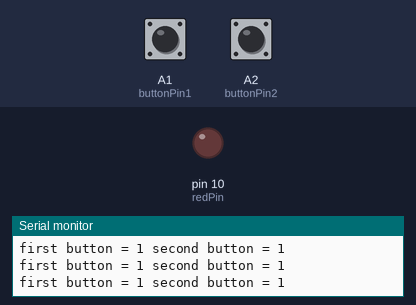
A sketch run on a simulated Arduino Uno, built with avr-gcc and run on an emulated ATmega328P. Shown: output pins drawn as LEDs (lit = HIGH), the last lines printed to the serial monitor. Inputs (shaded band) come from the test bench; at power-on: A1 (buttonPin1) HIGH, A2 (buttonPin2) HIGH.

Above: at 1.2 s.
1.3 s: A1 (buttonPin1) pulled LOW for 1 s
At 2.7 s:
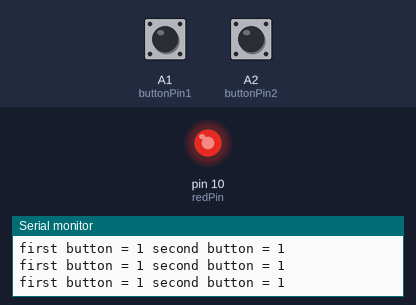
4.3 s: A2 (buttonPin2) pulled LOW for 1 s
At 4.66 s:
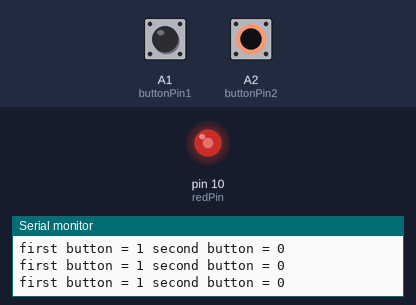
7.3 s: A1 (buttonPin1) pulled LOW for 0.15 s
At 8.6 s:
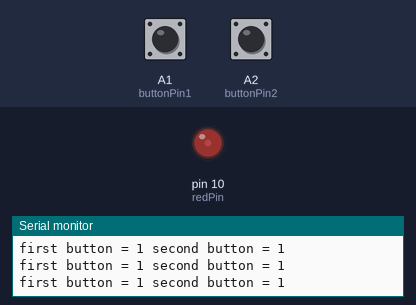
9.0 s: A2 (buttonPin2) pulled LOW for 0.15 s
At 10.2 s:
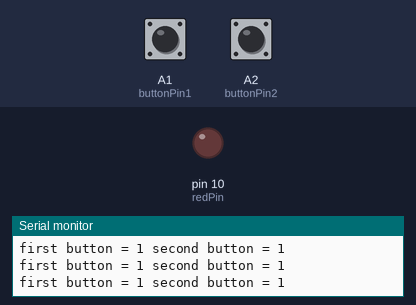
Timing chart, 0 to 11.7 s (numbered marks = the images above; inputs shaded):
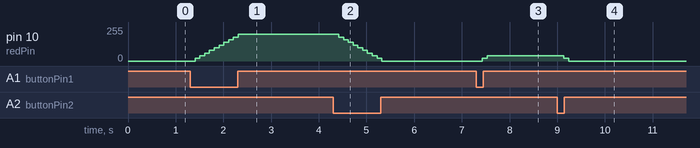

The sketch:

Lesson_07_Dimmable_LED_Control.ino
```cpp
int redPin=10;
int buttonPin1=A1;
int buttonPin2=A2;
int ledBright=0;

void setup() {
  // put your setup code here, to run once:
pinMode(redPin,OUTPUT);
pinMode(buttonPin1,INPUT);
pinMode(buttonPin2,INPUT);
Serial.begin(9600);
}

void loop() {
  // put your main code here, to run repeatedly:
 int button1Val=digitalRead(buttonPin1);
 int button2Val=digitalRead(buttonPin2);
Serial.print("first button = ");
Serial.print(button1Val);
Serial.print(" second button = ");
Serial.println(button2Val);
delay(100);

if(button1Val==0){
  ledBright=ledBright+20;
}
if(button2Val==0){
  ledBright=ledBright-20;

}
if(ledBright>255){
  ledBright=255;
}
if(ledBright<0){
  ledBright=0;
}
analogWrite(redPin,ledBright);
}
```

Measured:
- after the input at 1.3 s, pin 10 (redPin): moves from 0/255 to 200/255 over 0.90 s, starting after 0.11 s
- after the input at 4.3 s, pin 10 (redPin): moves from 200/255 to 0/255 over 0.90 s, starting after 0.12 s
- after the input at 7.3 s, pin 10 (redPin): 0/255 → 20/255 after 0.13 s, → 40/255 0.10 s later
- after the input at 9.0 s, pin 10 (redPin): 40/255 → 20/255 after 0.14 s, → 0/255 0.10 s later
